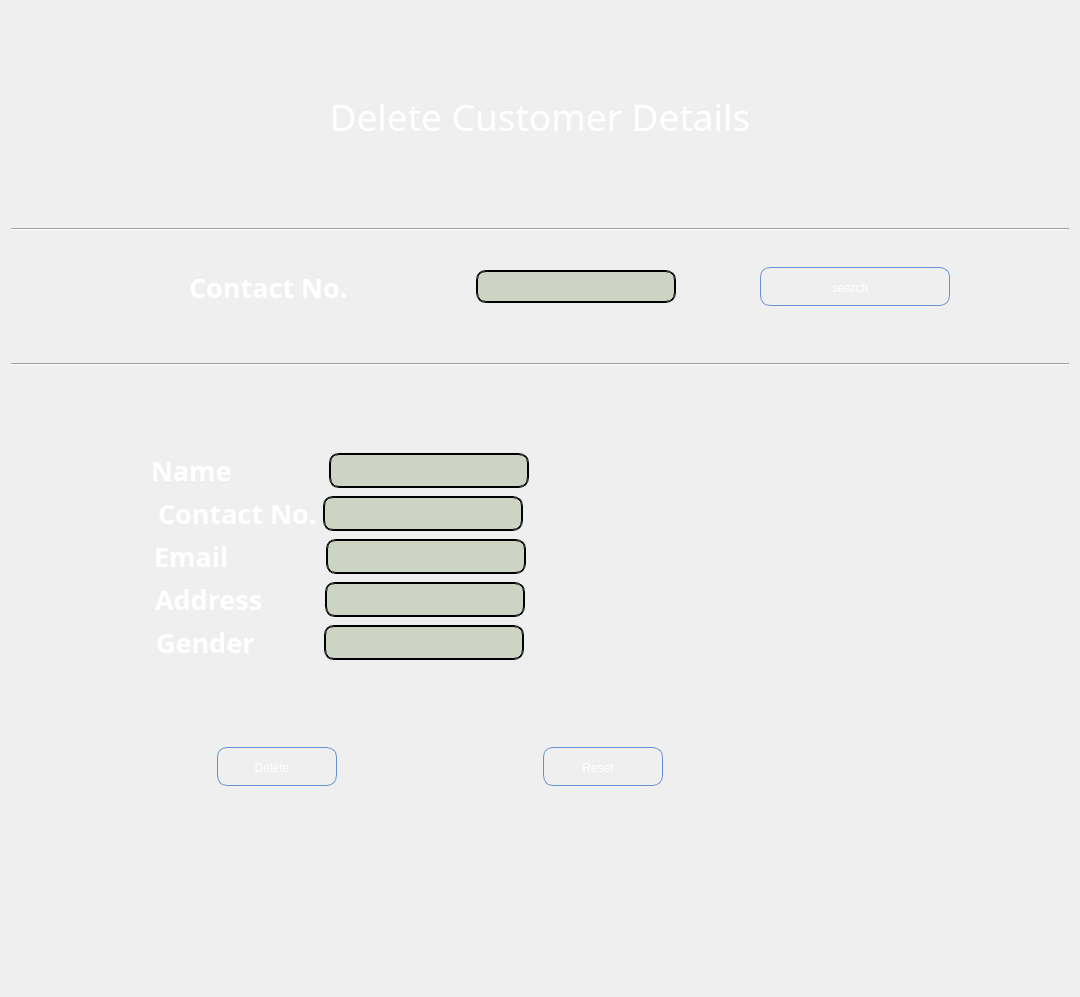
            <widget class="QWidget" name="delete_Customer_Page">
             <layout class="QVBoxLayout" name="verticalLayout_12">
              <item>
               <spacer name="verticalSpacer_33">
                <property name="orientation">
                 <enum>Qt::Vertical</enum>
                </property>
                <property name="sizeType">
                 <enum>QSizePolicy::Ignored</enum>
                </property>
                <property name="sizeHint" stdset="0">
                 <size>
                  <width>20</width>
                  <height>40</height>
                 </size>
                </property>
               </spacer>
              </item>
              <item>
               <spacer name="verticalSpacer_87">
                <property name="orientation">
                 <enum>Qt::Vertical</enum>
                </property>
                <property name="sizeHint" stdset="0">
                 <size>
                  <width>20</width>
                  <height>40</height>
                 </size>
                </property>
               </spacer>
              </item>
              <item>
               <layout class="QVBoxLayout" name="verticalLayout_11">
                <item>
                 <widget class="QLabel" name="label_67">
                  <property name="font">
                   <font>
                    <family>Snap ITC</family>
                    <pointsize>28</pointsize>
                   </font>
                  </property>
                  <property name="styleSheet">
                   <string notr="true">background:transparent;
color: rgb(255, 255, 255);</string>
                  </property>
                  <property name="text">
                   <string>Delete Customer Details</string>
                  </property>
                  <property name="alignment">
                   <set>Qt::AlignCenter</set>
                  </property>
                 </widget>
                </item>
               </layout>
              </item>
              <item>
               <spacer name="verticalSpacer_86">
                <property name="orientation">
                 <enum>Qt::Vertical</enum>
                </property>
                <property name="sizeType">
                 <enum>QSizePolicy::Expanding</enum>
                </property>
                <property name="sizeHint" stdset="0">
                 <size>
                  <width>20</width>
                  <height>40</height>
                 </size>
                </property>
               </spacer>
              </item>
              <item>
               <spacer name="verticalSpacer_35">
                <property name="orientation">
                 <enum>Qt::Vertical</enum>
                </property>
                <property name="sizeType">
                 <enum>QSizePolicy::Ignored</enum>
                </property>
                <property name="sizeHint" stdset="0">
                 <size>
                  <width>20</width>
                  <height>40</height>
                 </size>
                </property>
               </spacer>
              </item>
              <item>
               <widget class="Line" name="line_7">
                <property name="orientation">
                 <enum>Qt::Horizontal</enum>
                </property>
               </widget>
              </item>
              <item>
               <layout class="QHBoxLayout" name="horizontalLayout_68">
                <property name="leftMargin">
                 <number>100</number>
                </property>
                <property name="topMargin">
                 <number>30</number>
                </property>
                <property name="bottomMargin">
                 <number>50</number>
                </property>
                <item>
                 <widget class="QLabel" name="label_61">
                  <property name="minimumSize">
                   <size>
                    <width>0</width>
                    <height>40</height>
                   </size>
                  </property>
                  <property name="maximumSize">
                   <size>
                    <width>203</width>
                    <height>16777215</height>
                   </size>
                  </property>
                  <property name="font">
                   <font>
                    <family>Perpetua Titling MT</family>
                    <pointsize>20</pointsize>
                    <weight>75</weight>
                    <italic>false</italic>
                    <bold>true</bold>
                   </font>
                  </property>
                  <property name="styleSheet">
                   <string notr="true">background:transparent;
color: rgb(255, 255, 255);</string>
                  </property>
                  <property name="text">
                   <string>Contact No.</string>
                  </property>
                 </widget>
                </item>
                <item>
                 <widget class="QLineEdit" name="lineEdit_54">
                  <property name="maximumSize">
                   <size>
                    <width>200</width>
                    <height>33</height>
                   </size>
                  </property>
                  <property name="styleSheet">
                   <string notr="true">QLineEdit{
font: 75 14pt &quot;MS Shell Dlg 2&quot;;
background: rgba(90, 120, 50, 59);
	color: rgb(255, 255, 255);
    selection-color: white;   
    border: 2px groove black;
    border-radius: 10px;
    padding: 2px 4px;
}</string>
                  </property>
                  <property name="text">
                   <string/>
                  </property>
                 </widget>
                </item>
                <item>
                 <widget class="QPushButton" name="pushButton_27">
                  <property name="maximumSize">
                   <size>
                    <width>190</width>
                    <height>16777215</height>
                   </size>
                  </property>
                  <property name="styleSheet">
                   <string notr="true">QPushButton:hover{
 background-image: url(:/newPrefix/img3.jpg);
       /* background:  qlineargradient(x1 : 0, y1 : 0, x2 : 0, y2 :   1, stop :   0.0 #ffd9aa,
                stop :   0.5 #ffbb6e, stop :   0.55 #feae42, stop :   1.0 #fedb74);*/
}

QPushButton {
        border: 1px solid #6593cf;
		border-width: 1px;
        border-radius: 10px;
        padding: 5px 15px 2px 5px;
        background:transparent;/* qlineargradient(x1 : 0, y1 : 0, x2 : 0, y2 :   1, stop :   0.0 #f5f9ff,
                stop :   0.5 #c7dfff, stop :   0.55 #afd2ff, stop :   1.0 #c0dbff);*/
       color: rgb(255, 255, 255);
		
	font: 75 14pt &quot;MS Shell Dlg 2&quot;;
        font: bold large &quot;Arial&quot;;
        height: 30px;
}




QPushButton:pressed {
        /*  background: qlineargradient(x1 : 0, y1 : 0, x2 : 0, y2 :   1, stop :   0.0 #c0dbff,
        stop :   0.5 #cfd26f, stop :   0.55 #c7df6f, stop :   1.0 #f5f9ff);*/
	    background-image: url(:/newPrefix/Img1.jpg);
        padding-top: 2px;
        padding-left: 3px;

}


QPushButton:on {
        background: qlineargradient(x1 : 0, y1 : 0, x2 : 0, y2 :   1, stop :   0.0 #5AA72D,
        stop :   0.5 #B3E296, stop :   0.55 #B3E296, stop :   1.0 #f5f9ff);
        padding-top: 2px;
        padding-left: 3px;
}

QPushButton:disabled {
        background: transparent #e5e9ee;
        padding-top: 2px;        
        padding-left: 3px;
        color: black;
}</string>
                  </property>
                  <property name="text">
                   <string>search</string>
                  </property>
                 </widget>
                </item>
                <item>
                 <spacer name="horizontalSpacer_99">
                  <property name="orientation">
                   <enum>Qt::Horizontal</enum>
                  </property>
                  <property name="sizeType">
                   <enum>QSizePolicy::Maximum</enum>
                  </property>
                  <property name="sizeHint" stdset="0">
                   <size>
                    <width>40</width>
                    <height>20</height>
                   </size>
                  </property>
                 </spacer>
                </item>
               </layout>
              </item>
              <item>
               <widget class="Line" name="line_8">
                <property name="orientation">
                 <enum>Qt::Horizontal</enum>
                </property>
               </widget>
              </item>
              <item>
               <spacer name="verticalSpacer_36">
                <property name="orientation">
                 <enum>Qt::Vertical</enum>
                </property>
                <property name="sizeType">
                 <enum>QSizePolicy::Ignored</enum>
                </property>
                <property name="sizeHint" stdset="0">
                 <size>
                  <width>20</width>
                  <height>40</height>
                 </size>
                </property>
               </spacer>
              </item>
              <item>
               <spacer name="verticalSpacer_85">
                <property name="orientation">
                 <enum>Qt::Vertical</enum>
                </property>
                <property name="sizeHint" stdset="0">
                 <size>
                  <width>20</width>
                  <height>40</height>
                 </size>
                </property>
               </spacer>
              </item>
              <item>
               <layout class="QHBoxLayout" name="horizontalLayout_69">
                <property name="leftMargin">
                 <number>100</number>
                </property>
                <property name="rightMargin">
                 <number>500</number>
                </property>
                <item>
                 <spacer name="horizontalSpacer_100">
                  <property name="orientation">
                   <enum>Qt::Horizontal</enum>
                  </property>
                  <property name="sizeHint" stdset="0">
                   <size>
                    <width>40</width>
                    <height>20</height>
                   </size>
                  </property>
                 </spacer>
                </item>
                <item>
                 <widget class="QLabel" name="label_62">
                  <property name="font">
                   <font>
                    <family>Perpetua Titling MT</family>
                    <pointsize>20</pointsize>
                    <weight>75</weight>
                    <bold>true</bold>
                   </font>
                  </property>
                  <property name="styleSheet">
                   <string notr="true">background:transparent;
color: rgb(255, 255, 255);</string>
                  </property>
                  <property name="text">
                   <string>Name             </string>
                  </property>
                 </widget>
                </item>
                <item>
                 <widget class="QLineEdit" name="lineEdit_55">
                  <property name="sizePolicy">
                   <sizepolicy hsizetype="Expanding" vsizetype="Fixed">
                    <horstretch>0</horstretch>
                    <verstretch>0</verstretch>
                   </sizepolicy>
                  </property>
                  <property name="minimumSize">
                   <size>
                    <width>200</width>
                    <height>0</height>
                   </size>
                  </property>
                  <property name="maximumSize">
                   <size>
                    <width>190</width>
                    <height>35</height>
                   </size>
                  </property>
                  <property name="styleSheet">
                   <string notr="true">QLineEdit{
font: 75 14pt &quot;MS Shell Dlg 2&quot;;
background: rgba(90, 120, 50, 59);
	color: rgb(255, 255, 255);
    selection-color: white;   
    border: 2px groove black;
    border-radius: 10px;
    padding: 2px 4px;
}</string>
                  </property>
                  <property name="text">
                   <string/>
                  </property>
                 </widget>
                </item>
                <item>
                 <spacer name="horizontalSpacer_101">
                  <property name="orientation">
                   <enum>Qt::Horizontal</enum>
                  </property>
                  <property name="sizeHint" stdset="0">
                   <size>
                    <width>40</width>
                    <height>20</height>
                   </size>
                  </property>
                 </spacer>
                </item>
               </layout>
              </item>
              <item>
               <layout class="QHBoxLayout" name="horizontalLayout_70">
                <property name="leftMargin">
                 <number>100</number>
                </property>
                <property name="rightMargin">
                 <number>500</number>
                </property>
                <item>
                 <spacer name="horizontalSpacer_102">
                  <property name="orientation">
                   <enum>Qt::Horizontal</enum>
                  </property>
                  <property name="sizeHint" stdset="0">
                   <size>
                    <width>40</width>
                    <height>20</height>
                   </size>
                  </property>
                 </spacer>
                </item>
                <item>
                 <widget class="QLabel" name="label_63">
                  <property name="font">
                   <font>
                    <family>Perpetua Titling MT</family>
                    <pointsize>20</pointsize>
                    <weight>75</weight>
                    <bold>true</bold>
                   </font>
                  </property>
                  <property name="styleSheet">
                   <string notr="true">background:transparent;
color: rgb(255, 255, 255);</string>
                  </property>
                  <property name="text">
                   <string>Contact No.</string>
                  </property>
                 </widget>
                </item>
                <item>
                 <widget class="QLineEdit" name="lineEdit_56">
                  <property name="minimumSize">
                   <size>
                    <width>200</width>
                    <height>0</height>
                   </size>
                  </property>
                  <property name="maximumSize">
                   <size>
                    <width>190</width>
                    <height>35</height>
                   </size>
                  </property>
                  <property name="styleSheet">
                   <string notr="true">QLineEdit{
font: 75 14pt &quot;MS Shell Dlg 2&quot;;
background: rgba(90, 120, 50, 59);
color: rgb(255, 255, 255);
    selection-color: white;   
    border: 2px groove black;
    border-radius: 10px;
    padding: 2px 4px;
}</string>
                  </property>
                 </widget>
                </item>
                <item>
                 <spacer name="horizontalSpacer_103">
                  <property name="orientation">
                   <enum>Qt::Horizontal</enum>
                  </property>
                  <property name="sizeHint" stdset="0">
                   <size>
                    <width>40</width>
                    <height>20</height>
                   </size>
                  </property>
                 </spacer>
                </item>
               </layout>
              </item>
              <item>
               <layout class="QHBoxLayout" name="horizontalLayout_71">
                <property name="leftMargin">
                 <number>100</number>
                </property>
                <property name="rightMargin">
                 <number>500</number>
                </property>
                <item>
                 <spacer name="horizontalSpacer_104">
                  <property name="orientation">
                   <enum>Qt::Horizontal</enum>
                  </property>
                  <property name="sizeHint" stdset="0">
                   <size>
                    <width>40</width>
                    <height>20</height>
                   </size>
                  </property>
                 </spacer>
                </item>
                <item>
                 <widget class="QLabel" name="label_64">
                  <property name="font">
                   <font>
                    <family>Perpetua Titling MT</family>
                    <pointsize>20</pointsize>
                    <weight>75</weight>
                    <bold>true</bold>
                   </font>
                  </property>
                  <property name="styleSheet">
                   <string notr="true">background:transparent;
color: rgb(255, 255, 255);</string>
                  </property>
                  <property name="text">
                   <string>Email             </string>
                  </property>
                 </widget>
                </item>
                <item>
                 <widget class="QLineEdit" name="lineEdit_57">
                  <property name="minimumSize">
                   <size>
                    <width>200</width>
                    <height>0</height>
                   </size>
                  </property>
                  <property name="maximumSize">
                   <size>
                    <width>190</width>
                    <height>35</height>
                   </size>
                  </property>
                  <property name="styleSheet">
                   <string notr="true">QLineEdit{
font: 75 14pt &quot;MS Shell Dlg 2&quot;;
background: rgba(90, 120, 50, 59);
color: rgb(255, 255, 255);
    selection-color: white;   
    border: 2px groove black;
    border-radius: 10px;
    padding: 2px 4px;
}</string>
                  </property>
                 </widget>
                </item>
                <item>
                 <spacer name="horizontalSpacer_105">
                  <property name="orientation">
                   <enum>Qt::Horizontal</enum>
                  </property>
                  <property name="sizeHint" stdset="0">
                   <size>
                    <width>40</width>
                    <height>20</height>
                   </size>
                  </property>
                 </spacer>
                </item>
               </layout>
              </item>
              <item>
               <layout class="QHBoxLayout" name="horizontalLayout_72">
                <property name="leftMargin">
                 <number>100</number>
                </property>
                <property name="rightMargin">
                 <number>500</number>
                </property>
                <item>
                 <spacer name="horizontalSpacer_106">
                  <property name="orientation">
                   <enum>Qt::Horizontal</enum>
                  </property>
                  <property name="sizeHint" stdset="0">
                   <size>
                    <width>40</width>
                    <height>20</height>
                   </size>
                  </property>
                 </spacer>
                </item>
                <item>
                 <widget class="QLabel" name="label_65">
                  <property name="font">
                   <font>
                    <family>Perpetua Titling MT</family>
                    <pointsize>20</pointsize>
                    <weight>75</weight>
                    <bold>true</bold>
                   </font>
                  </property>
                  <property name="styleSheet">
                   <string notr="true">background:transparent;
color: rgb(255, 255, 255);</string>
                  </property>
                  <property name="text">
                   <string>Address        </string>
                  </property>
                 </widget>
                </item>
                <item>
                 <widget class="QLineEdit" name="lineEdit_58">
                  <property name="minimumSize">
                   <size>
                    <width>200</width>
                    <height>0</height>
                   </size>
                  </property>
                  <property name="maximumSize">
                   <size>
                    <width>190</width>
                    <height>35</height>
                   </size>
                  </property>
                  <property name="styleSheet">
                   <string notr="true">QLineEdit{
font: 75 14pt &quot;MS Shell Dlg 2&quot;;
background: rgba(90, 120, 50, 59);
color: rgb(255, 255, 255);
    selection-color: white;   
    border: 2px groove black;
    border-radius: 10px;
    padding: 2px 4px;
}</string>
                  </property>
                 </widget>
                </item>
                <item>
                 <spacer name="horizontalSpacer_107">
                  <property name="orientation">
                   <enum>Qt::Horizontal</enum>
                  </property>
                  <property name="sizeHint" stdset="0">
                   <size>
                    <width>40</width>
                    <height>20</height>
                   </size>
                  </property>
                 </spacer>
                </item>
               </layout>
              </item>
              <item>
               <layout class="QHBoxLayout" name="horizontalLayout_73">
                <property name="leftMargin">
                 <number>100</number>
                </property>
                <property name="rightMargin">
                 <number>500</number>
                </property>
                <item>
                 <spacer name="horizontalSpacer_108">
                  <property name="orientation">
                   <enum>Qt::Horizontal</enum>
                  </property>
                  <property name="sizeHint" stdset="0">
                   <size>
                    <width>40</width>
                    <height>20</height>
                   </size>
                  </property>
                 </spacer>
                </item>
                <item>
                 <widget class="QLabel" name="label_66">
                  <property name="font">
                   <font>
                    <family>Perpetua Titling MT</family>
                    <pointsize>20</pointsize>
                    <weight>75</weight>
                    <bold>true</bold>
                   </font>
                  </property>
                  <property name="styleSheet">
                   <string notr="true">background:transparent;
color: rgb(255, 255, 255);</string>
                  </property>
                  <property name="text">
                   <string>Gender         </string>
                  </property>
                 </widget>
                </item>
                <item>
                 <widget class="QLineEdit" name="lineEdit_59">
                  <property name="minimumSize">
                   <size>
                    <width>200</width>
                    <height>0</height>
                   </size>
                  </property>
                  <property name="maximumSize">
                   <size>
                    <width>190</width>
                    <height>35</height>
                   </size>
                  </property>
                  <property name="styleSheet">
                   <string notr="true">QLineEdit{
font: 75 14pt &quot;MS Shell Dlg 2&quot;;
background: rgba(90, 120, 50, 59);
color: rgb(255, 255, 255);
    selection-color: white;   
    border: 2px groove black;
    border-radius: 10px;
    padding: 2px 4px;
}</string>
                  </property>
                 </widget>
                </item>
                <item>
                 <spacer name="horizontalSpacer_109">
                  <property name="orientation">
                   <enum>Qt::Horizontal</enum>
                  </property>
                  <property name="sizeHint" stdset="0">
                   <size>
                    <width>40</width>
                    <height>20</height>
                   </size>
                  </property>
                 </spacer>
                </item>
               </layout>
              </item>
              <item>
               <spacer name="verticalSpacer_88">
                <property name="orientation">
                 <enum>Qt::Vertical</enum>
                </property>
                <property name="sizeHint" stdset="0">
                 <size>
                  <width>20</width>
                  <height>40</height>
                 </size>
                </property>
               </spacer>
              </item>
              <item>
               <spacer name="verticalSpacer_37">
                <property name="orientation">
                 <enum>Qt::Vertical</enum>
                </property>
                <property name="sizeType">
                 <enum>QSizePolicy::Ignored</enum>
                </property>
                <property name="sizeHint" stdset="0">
                 <size>
                  <width>20</width>
                  <height>40</height>
                 </size>
                </property>
               </spacer>
              </item>
              <item>
               <layout class="QHBoxLayout" name="horizontalLayout_74">
                <property name="spacing">
                 <number>0</number>
                </property>
                <property name="topMargin">
                 <number>0</number>
                </property>
                <property name="rightMargin">
                 <number>200</number>
                </property>
                <item>
                 <widget class="QPushButton" name="pushButton_28">
                  <property name="minimumSize">
                   <size>
                    <width>30</width>
                    <height>30</height>
                   </size>
                  </property>
                  <property name="maximumSize">
                   <size>
                    <width>120</width>
                    <height>39</height>
                   </size>
                  </property>
                  <property name="styleSheet">
                   <string notr="true">QPushButton:hover{
 background-image: url(:/newPrefix/img3.jpg);
       /* background:  qlineargradient(x1 : 0, y1 : 0, x2 : 0, y2 :   1, stop :   0.0 #ffd9aa,
                stop :   0.5 #ffbb6e, stop :   0.55 #feae42, stop :   1.0 #fedb74);*/
}

QPushButton {
        border: 1px solid #6593cf;
		border-width: 1px;
        border-radius: 10px;
        padding: 5px 15px 2px 5px;
        background:transparent;/* qlineargradient(x1 : 0, y1 : 0, x2 : 0, y2 :   1, stop :   0.0 #f5f9ff,
                stop :   0.5 #c7dfff, stop :   0.55 #afd2ff, stop :   1.0 #c0dbff);*/
       color: rgb(255, 255, 255);
		
	font: 75 14pt &quot;MS Shell Dlg 2&quot;;
        font: bold large &quot;Arial&quot;;
        height: 30px;
}




QPushButton:pressed {
        /*  background: qlineargradient(x1 : 0, y1 : 0, x2 : 0, y2 :   1, stop :   0.0 #c0dbff,
        stop :   0.5 #cfd26f, stop :   0.55 #c7df6f, stop :   1.0 #f5f9ff);*/
	    background-image: url(:/newPrefix/Img1.jpg);
        padding-top: 2px;
        padding-left: 3px;

}


QPushButton:on {
        background: qlineargradient(x1 : 0, y1 : 0, x2 : 0, y2 :   1, stop :   0.0 #5AA72D,
        stop :   0.5 #B3E296, stop :   0.55 #B3E296, stop :   1.0 #f5f9ff);
        padding-top: 2px;
        padding-left: 3px;
}

QPushButton:disabled {
        background: transparent #e5e9ee;
        padding-top: 2px;        
        padding-left: 3px;
        color: black;
}</string>
                  </property>
                  <property name="text">
                   <string>Delete</string>
                  </property>
                 </widget>
                </item>
                <item>
                 <widget class="QPushButton" name="pushButton_29">
                  <property name="minimumSize">
                   <size>
                    <width>30</width>
                    <height>30</height>
                   </size>
                  </property>
                  <property name="maximumSize">
                   <size>
                    <width>120</width>
                    <height>39</height>
                   </size>
                  </property>
                  <property name="styleSheet">
                   <string notr="true">QPushButton:hover{
 background-image: url(:/newPrefix/img3.jpg);
       /* background:  qlineargradient(x1 : 0, y1 : 0, x2 : 0, y2 :   1, stop :   0.0 #ffd9aa,
                stop :   0.5 #ffbb6e, stop :   0.55 #feae42, stop :   1.0 #fedb74);*/
}

QPushButton {
        border: 1px solid #6593cf;
		border-width: 1px;
        border-radius: 10px;
        padding: 5px 15px 2px 5px;
        background:transparent;/* qlineargradient(x1 : 0, y1 : 0, x2 : 0, y2 :   1, stop :   0.0 #f5f9ff,
                stop :   0.5 #c7dfff, stop :   0.55 #afd2ff, stop :   1.0 #c0dbff);*/
       color: rgb(255, 255, 255);
		
	font: 75 14pt &quot;MS Shell Dlg 2&quot;;
        font: bold large &quot;Arial&quot;;
        height: 30px;
}




QPushButton:pressed {
        /*  background: qlineargradient(x1 : 0, y1 : 0, x2 : 0, y2 :   1, stop :   0.0 #c0dbff,
        stop :   0.5 #cfd26f, stop :   0.55 #c7df6f, stop :   1.0 #f5f9ff);*/
	    background-image: url(:/newPrefix/Img1.jpg);
        padding-top: 2px;
        padding-left: 3px;

}


QPushButton:on {
        background: qlineargradient(x1 : 0, y1 : 0, x2 : 0, y2 :   1, stop :   0.0 #5AA72D,
        stop :   0.5 #B3E296, stop :   0.55 #B3E296, stop :   1.0 #f5f9ff);
        padding-top: 2px;
        padding-left: 3px;
}

QPushButton:disabled {
        background: transparent #e5e9ee;
        padding-top: 2px;        
        padding-left: 3px;
        color: black;
}</string>
                  </property>
                  <property name="text">
                   <string>Reset</string>
                  </property>
                 </widget>
                </item>
               </layout>
              </item>
              <item>
               <spacer name="verticalSpacer_34">
                <property name="orientation">
                 <enum>Qt::Vertical</enum>
                </property>
                <property name="sizeType">
                 <enum>QSizePolicy::Fixed</enum>
                </property>
                <property name="sizeHint" stdset="0">
                 <size>
                  <width>20</width>
                  <height>200</height>
                 </size>
                </property>
               </spacer>
              </item>
             </layout>
            </widget>
